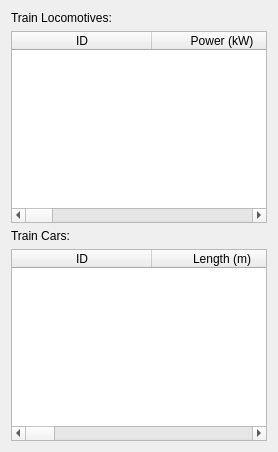
                 <widget class="QWidget" name="tab_6">
                  <attribute name="title">
                   <string>Define Vehicles</string>
                  </attribute>
                  <layout class="QGridLayout" name="gridLayout_15">
                   <item row="0" column="0">
                    <layout class="QVBoxLayout" name="verticalLayout_2">
                     <item>
                      <widget class="QLabel" name="label_15">
                       <property name="text">
                        <string>Train Locomotives:</string>
                       </property>
                      </widget>
                     </item>
                     <item>
                      <widget class="CustomTableWidget" name="table_newLocomotive">
                       <attribute name="horizontalHeaderDefaultSectionSize">
                        <number>140</number>
                       </attribute>
                       <column>
                        <property name="text">
                         <string>ID</string>
                        </property>
                       </column>
                       <column>
                        <property name="text">
                         <string>Power (kW)</string>
                        </property>
                       </column>
                       <column>
                        <property name="text">
                         <string>Transmission Eff.</string>
                        </property>
                       </column>
                       <column>
                        <property name="text">
                         <string>Length (m)</string>
                        </property>
                       </column>
                       <column>
                        <property name="text">
                         <string>Streamlining Coef.</string>
                        </property>
                       </column>
                       <column>
                        <property name="text">
                         <string>Frontal Area (sq m)</string>
                        </property>
                       </column>
                       <column>
                        <property name="text">
                         <string>Weight (t)</string>
                        </property>
                       </column>
                       <column>
                        <property name="text">
                         <string>Number of Axiles</string>
                        </property>
                       </column>
                       <column>
                        <property name="text">
                         <string>Energy Type</string>
                        </property>
                       </column>
                      </widget>
                     </item>
                     <item>
                      <widget class="QLabel" name="label_14">
                       <property name="text">
                        <string>Train Cars:</string>
                       </property>
                      </widget>
                     </item>
                     <item>
                      <widget class="CustomTableWidget" name="table_newCar">
                       <attribute name="horizontalHeaderDefaultSectionSize">
                        <number>140</number>
                       </attribute>
                       <column>
                        <property name="text">
                         <string>ID</string>
                        </property>
                       </column>
                       <column>
                        <property name="text">
                         <string>Length (m)</string>
                        </property>
                       </column>
                       <column>
                        <property name="text">
                         <string>Streamlining Coef.</string>
                        </property>
                       </column>
                       <column>
                        <property name="text">
                         <string>Frontal Area (sq m)</string>
                        </property>
                       </column>
                       <column>
                        <property name="text">
                         <string>Empty Weight (t)</string>
                        </property>
                       </column>
                       <column>
                        <property name="text">
                         <string>Current Weight (t)</string>
                        </property>
                       </column>
                       <column>
                        <property name="text">
                         <string>Number of Axiles</string>
                        </property>
                       </column>
                       <column>
                        <property name="text">
                         <string>Type</string>
                        </property>
                       </column>
                      </widget>
                     </item>
                    </layout>
                   </item>
                  </layout>
                 </widget>
